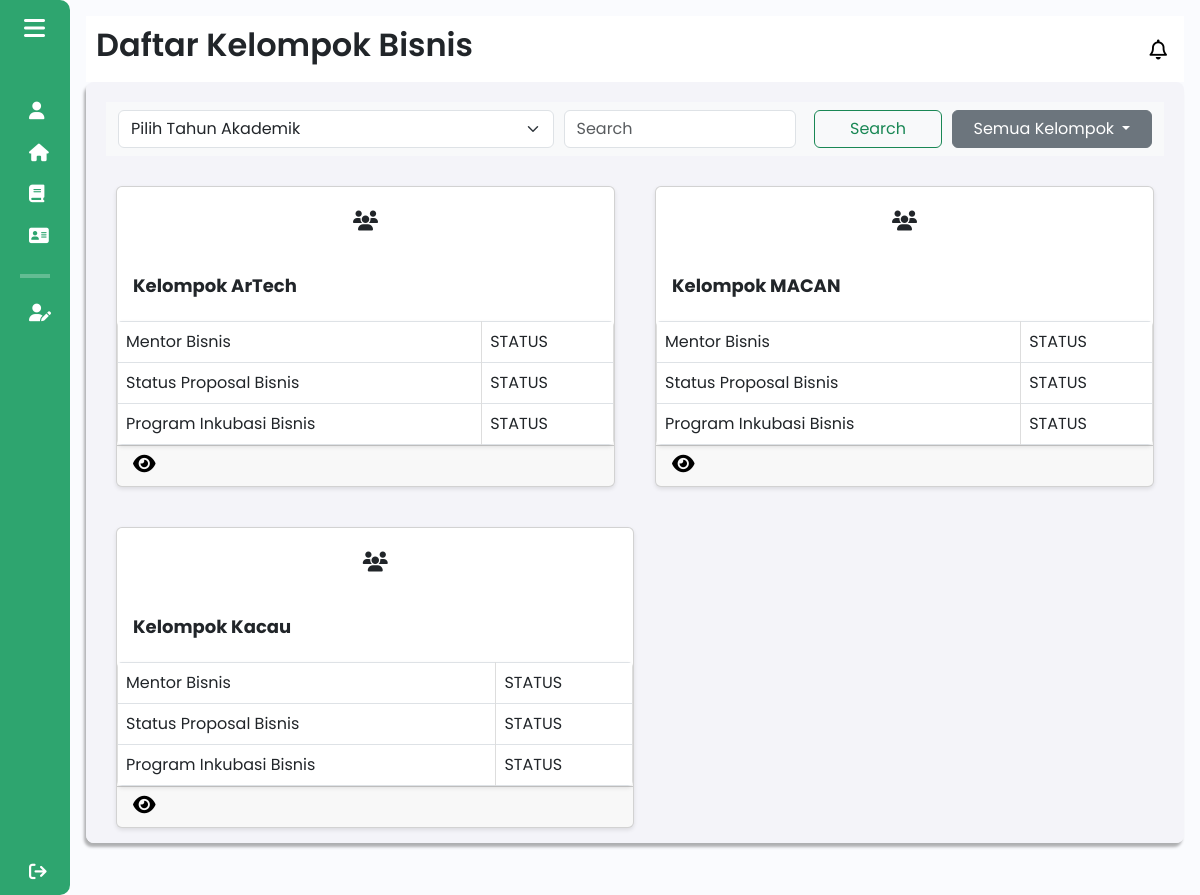
The page /components/pages/mentorbisnis/daftar_kelompok_bisnis_mentor.php (signed in) on the database as committed earlier.
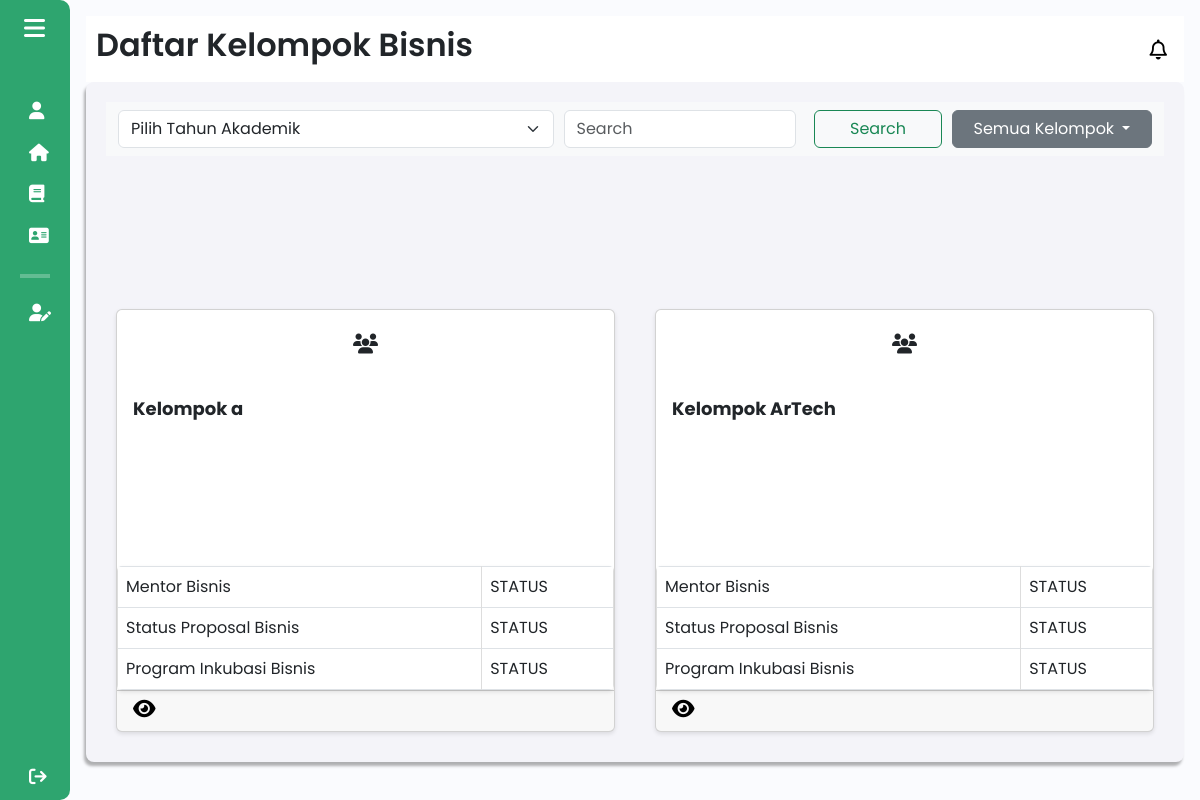
The same page on the database as committed later.
### tables this page shows
CREATE TABLE `kelompok_bisnis` (
  `id_kelompok` int(11) NOT NULL,
  `npm_ketua` varchar(20) DEFAULT NULL,
  `nama_kelompok` varchar(50) DEFAULT NULL,
  `nama_bisnis` varchar(50) DEFAULT NULL,
  `logo_bisnis` varchar(255) DEFAULT NULL,
  `mentor_bisnis` varchar(255) DEFAULT NULL,
  `tahun_akademik_id` int(11) DEFAULT NULL
);

### components/pages/mentorbisnis/daftar_kelompok_bisnis_mentor.php (the view, shortened to what this page needs)
<?php
include $_SERVER['DOCUMENT_ROOT'] . '/Aplikasi-Kewirausahaan/config/db_connection.php';
$sql = "SELECT * FROM kelompok_bisnis";
$result = $conn->query($sql);
?>
<!DOCTYPE html>
<html lang="en">
<head>
    <link href="https://cdn.lineicons.com/4.0/lineicons.css" rel="stylesheet" />
    <link href="https://cdn.jsdelivr.net/npm/bootstrap@5.3.0-alpha3/dist/css/bootstrap.min.css" rel="stylesheet"
>
    <link rel="stylesheet" href="/Aplikasi-Kewirausahaan/assets/css/daftar_kelompok.css">
</head>
<body>
    <div class="wrapper">
        <?php
        include 'sidebar_mentor.php';
        ?>
        <div class="main p-3">
            <div class="main_header">
                <?php
                include 'header_mentor.php';
                ?>
            </div>
            <div class="main_wrapper">
                <div class="nav_main_wrapper">
                    <nav class="navbar navbar-expand-lg bg-body-tertiary">
                        <div class="container-fluid">
                            <select name="year" class="form-select filter-tahun" required>
                                <option value="" disabled selected>Pilih Tahun Akademik</option>
                            </select>
                            <form class="d-flex" role="search">
                                <input class="form-control me-2" type="search" placeholder="Search" aria-label="Search">
                                <button class="btn btn-outline-success" type="submit">Search</button>
                            </form>
                           <div class="dropdown">
                                <button class="btn btn-secondary dropdown-toggle text-white" type="button"
                                        id="dropdownMenuButton" data-bs-toggle="dropdown" aria-expanded="false">
                                    Semua Kelompok
                                </button>
                            </div>
                        </div>
                    </nav>
                </div>
                <?php
                if ($result->num_rows > 0) {
                    while ($row = $result->fetch_assoc()) {
                        $id_kelompok = $row['id_kelompok'];
                        echo '
                        <div class="card" style="width: 45%; margin: 10px;">
                            <div class="card-icon text-center py-4">
                                <i class="fa-solid fa-users"></i>
                            </div>
                            <div class="card-body m-0">
                                <h5 class="card-title">Kelompok ' . htmlspecialchars($row['nama_kelompok']) . '</h5>
                            </div>
                            <table class="table table-bordered m-0 styled-table">
                                <tbody>
                                    <tr>
                                        <td>Mentor Bisnis</td>
                                        <td>STATUS</td>
                                    </tr>
                                    <tr>
                                        <td>Status Proposal Bisnis</td>
                                        <td>STATUS</td>
                                    </tr>
                                    <tr>
                                        <td>Program Inkubasi Bisnis</td>
                                        <td>STATUS</td>
                                    </tr>
                                </tbody>
                            </table>
                            <div class="card-footer">';
                        echo '<a href="detail_kelompok.php?id_kelompok=' . $id_kelompok . '">
                                <i class="fa-solid fa-eye detail-icon" title="Lihat Detail Kelompok Bisnis"></i>
                            </a>';
                        echo '</div>';
                        echo '</div>';
                    }
                } else {
                    echo '<p>Tidak ada kelompok bisnis yang tersedia.</p>';
                }
                ?>
            </div>
        </div>
    </div>
</body>
</html>

Rows that differ between the two databases and show on the page:
removed kelompok_bisnis: nama_kelompok "MACAN"
removed kelompok_bisnis: nama_kelompok "Kacau"
added kelompok_bisnis: nama_kelompok "a"
